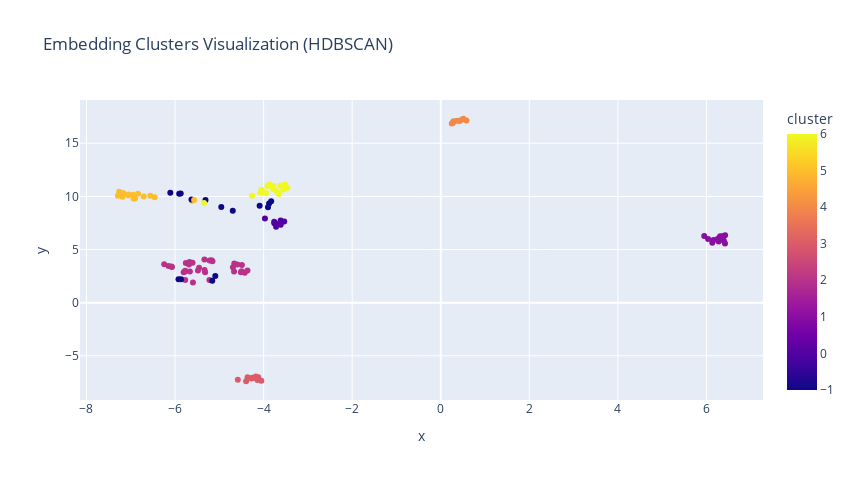

Here is the notebook cell this chart was saved with:
### Code cell
import numpy as np
import hdbscan

X = np.array(df["embedding"].tolist())

clusterer = hdbscan.HDBSCAN(min_cluster_size=5, gen_min_span_tree=True)
cluster_labels = clusterer.fit_predict(X)

df["cluster"] = cluster_labels

fig = px.scatter(
    df, x="x", y="y",
    color="cluster",
    hover_data=["title", "date", "source", "category", "niche"],
    title="Embedding Clusters Visualization (HDBSCAN)"
)

fig.update_layout(
    legend_title="Cluster",
    width=854,
    height=480
)
fig.show()

### Figure 1 — Plotly figure (JSON) as saved in the notebook; plotly's stock layout.template omitted (floating-point values rounded to 4 significant figures; data arrays with more than 128 entries replaced by an {"elided": "..."} marker saying what was removed)
{"data": [{"customdata": {"elided": "118x5 str values"}, "hovertemplate": "x=%{x}<br>y=%{y}<br>title=%{customdata[0]}<br>date=%{customdata[1]}<br>source=%{customdata[2]}<br>category=%{customdata[3]}<br>niche=%{customdata[4]}<br>cluster=%{marker.color}<extra></extra>", "legendgroup": "", "marker": {"color": [0, 0, 0, 0, 0, 0, 0, 0, -1, -1, -1, -1, 2, 2, 2, 2, 2, 2, 2, 2, 2, 2, 2, 2, 2, 2, 2, 2, 2, 2, 2, 2, 2, 2, 2, 2, 2, 2, 2, 2, 2, 3, 3, 3, 3, 3, 3, 3, 3, 3, 3, 5, 5, 5, 5, 5, 5, 5, 5, 5, 5, 5, 5, 5, 5, -1, 5, -1, 6, 1, 1, 1, 1, 1, 1, 1, 1, 1, 1, 1, 1, 1, 4, 4, 4, 4, 4, 4, 4, 4, -1, 6, 6, 6, 6, 6, 6, 6, 6, 6, 6, 6, 6, 6, 6, 6, 6, -1, 2, -1, 2, -1, -1, 2, -1, -1, -1, -1], "coloraxis": "coloraxis", "symbol": "circle"}, "mode": "markers", "name": "", "orientation": "v", "showlegend": false, "type": "scatter", "x": [-3.616, -3.534, -3.614, -3.718, -3.758, -3.761, -3.97, -3.727, -6.106, -5.906, -5.872, -4.696, -4.693, -5.177, -5.673, -6.147, -5.805, -5.321, -4.668, -4.512, -4.663, -5.221, -5.686, -6.069, -5.664, -5.458, -4.426, -4.591, -5.155, -5.756, -6.083, -5.772, -5.483, -4.498, -4.491, -5.337, -5.605, -6.245, -5.77, -5.333, -4.364, -4.362, -4.275, -4.178, -4.582, -4.199, -4.256, -4.141, -4.052, -4.395, -4.12, -7.186, -6.836, -7.29, -6.903, -6.559, -6.707, -6.947, -7.057, -7.169, -7.051, -7.261, -6.937, -6.46, -5.619, -5.629, -5.568, -5.312, -5.345, 6.036, 6.157, 6.288, 6.42, 6.392, 6.309, 6.363, 6.239, 6.418, 6.394, 6.132, 6.273, 5.949, 0.2868, 0.4715, 0.365, 0.4264, 0.5798, 0.5107, 0.2738, 0.2498, -4.956, -4.069, -3.949, -3.786, -3.706, -3.559, -3.53, -3.462, -3.628, -3.778, -3.516, -3.873, -3.914, -4.051, -4.036, -3.655, -4.262, -5.091, -5.224, -5.159, -5.77, -5.864, -5.922, -5.596, -3.876, -4.09, -3.829, -3.901], "xaxis": "x", "y": [7.724, 7.631, 7.321, 7.15, 7.468, 7.612, 7.909, 7.457, 10.35, 10.25, 10.28, 8.656, 3.322, 3.995, 3.837, 3.45, 2.862, 2.86, 2.933, 2.85, 3.686, 3.961, 3.582, 3.347, 2.935, 3.279, 2.811, 3.587, 3.905, 3.737, 3.409, 2.922, 3.035, 2.965, 3.554, 4.05, 3.759, 3.62, 3.0, 3.069, 3.027, -7.019, -7.14, -6.957, -7.264, -7.057, -7.06, -7.27, -7.34, -7.397, -7.009, 9.97, 10.25, 10.05, 9.794, 10.05, 9.992, 10.15, 10.1, 10.33, 10.17, 10.43, 9.794, 9.913, 9.598, 9.71, 9.669, 9.648, 9.377, 5.995, 5.886, 6.103, 6.342, 6.247, 6.243, 6.255, 5.955, 5.563, 5.813, 5.641, 5.753, 6.282, 17.07, 17.21, 17.11, 17.09, 17.15, 17.31, 16.9, 16.86, 9.009, 10.35, 10.3, 10.7, 10.48, 10.65, 10.68, 10.82, 11.02, 11.01, 11.13, 11.13, 10.98, 10.63, 10.53, 10.23, 10.06, 2.508, 2.14, 2.059, 2.134, 2.195, 2.204, 1.902, 9.321, 9.112, 9.533, 8.985], "yaxis": "y"}], "layout": {"coloraxis": {"colorbar": {"title": {"text": "cluster"}}, "colorscale": [[0, "#0d0887"], [0.1111, "#46039f"], [0.2222, "#7201a8"], [0.3333, "#9c179e"], [0.4444, "#bd3786"], [0.5556, "#d8576b"], [0.6667, "#ed7953"], [0.7778, "#fb9f3a"], [0.8889, "#fdca26"], [1, "#f0f921"]]}, "height": 480, "legend": {"title": {"text": "Cluster"}, "tracegroupgap": 0}, "title": {"text": "Embedding Clusters Visualization (HDBSCAN)"}, "width": 854, "xaxis": {"anchor": "y", "domain": [0, 1], "title": {"text": "x"}}, "yaxis": {"anchor": "x", "domain": [0, 1], "title": {"text": "y"}}}}
